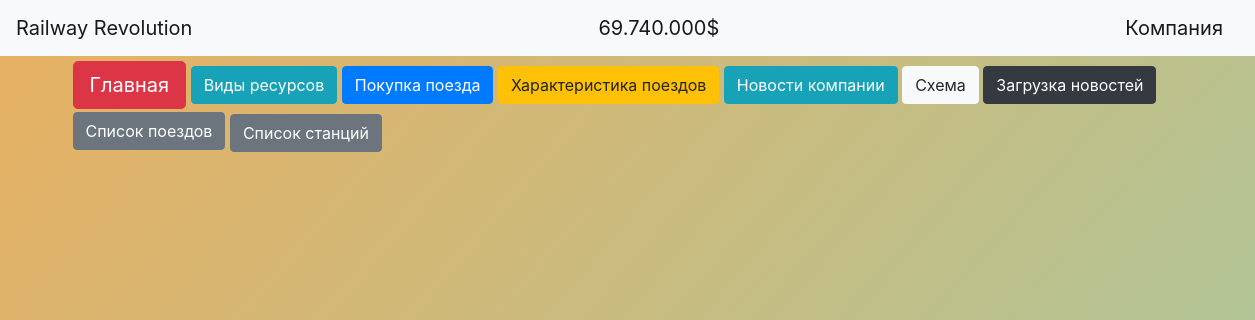
The app's page /list_trains (signed in), older data.
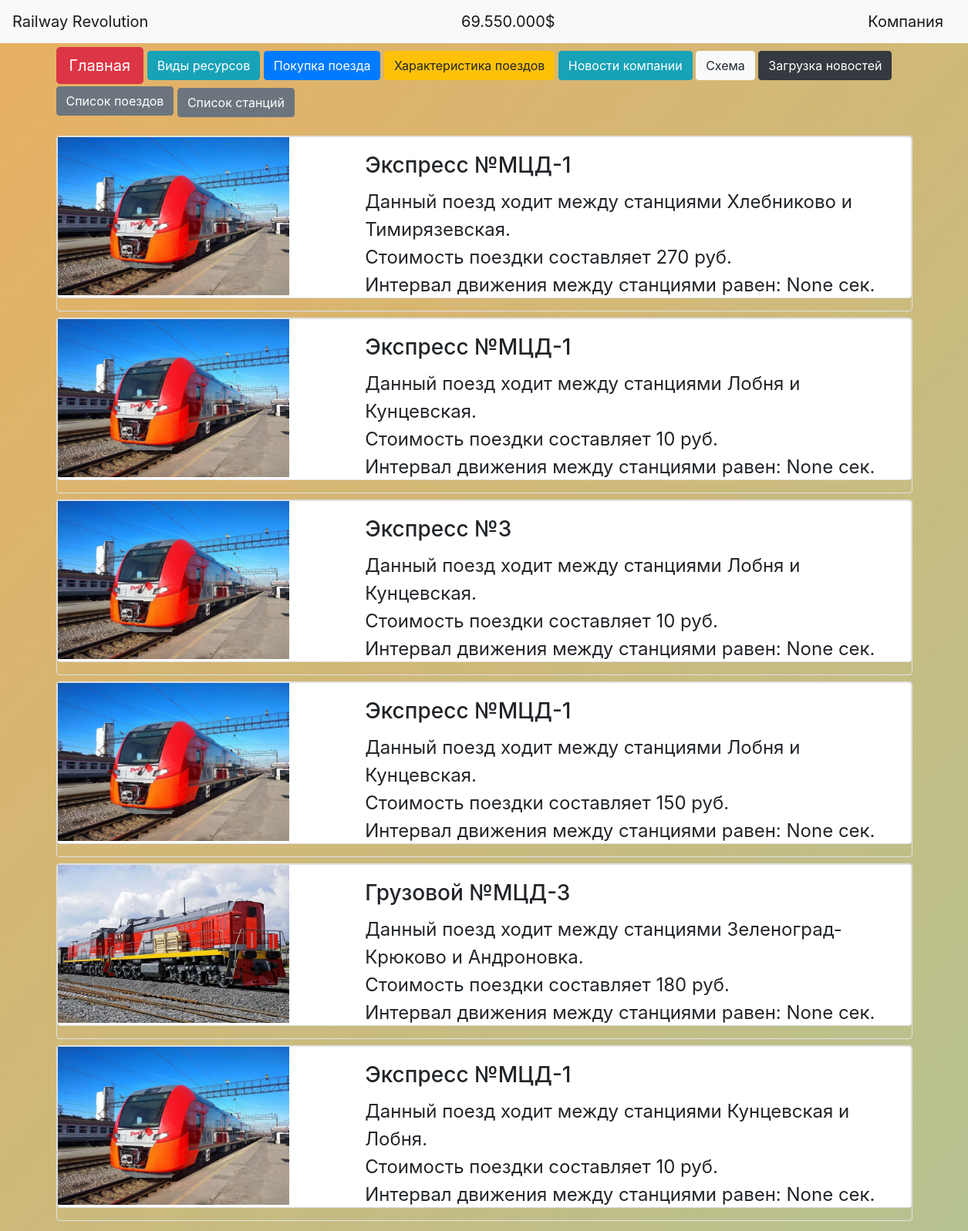
The same page, newer data.
### data/users.py (models this page shows, shortened)
class User(SqlAlchemyBase, UserMixin, SerializerMixin):
    __tablename__ = 'users'
    id = sqlalchemy.Column(sqlalchemy.Integer,
                           primary_key=True, autoincrement=True)
    name = sqlalchemy.Column(sqlalchemy.String, nullable=True)
    about = sqlalchemy.Column(sqlalchemy.String, nullable=True)
    email = sqlalchemy.Column(sqlalchemy.String,
                              index=True, unique=True, nullable=True)
    hashed_password = sqlalchemy.Column(sqlalchemy.String, nullable=True)
    created_date = sqlalchemy.Column(sqlalchemy.DateTime,
                                     default=datetime.datetime.now)
    news = orm.relationship("News", back_populates='user')

### data/trains.py (models this page shows)
class Trains(SqlAlchemyBase, SerializerMixin):
    __tablename__ = 'trains'
    id = sqlalchemy.Column(sqlalchemy.Integer,
                           primary_key=True, autoincrement=True)
    name = sqlalchemy.Column(sqlalchemy.String, nullable=True)
    station1 = sqlalchemy.Column(sqlalchemy.String, nullable=True)
    station2 = sqlalchemy.Column(sqlalchemy.String, nullable=True)
    travel_time = sqlalchemy.Column(sqlalchemy.Integer, nullable=True)
    price = sqlalchemy.Column(sqlalchemy.Integer, nullable=True)
    line_id = sqlalchemy.Column(sqlalchemy.Integer,
                                sqlalchemy.ForeignKey("lines.id"))

### server.py (the view)
@app.route('/list_trains')
def list_trains():
    db_sess = db_session.create_session()
    buying_info = db_sess.query(Trains)
    if current_user.is_authenticated:
        is_authenticated = True
    else:
        is_authenticated = False
    return render_template('list_trains.html', **CONST_PARAMS, buying_info=buying_info,
                           is_authenticated=is_authenticated, title='Список поездов')

### data/db_session.py (called while the page is built)
def create_session() -> Session:
    global __factory
    return __factory()

### server.py (called while the page is built)
@app.route
@login_manager.user_loader
def load_user(user_id):
    db_sess = db_session.create_session()
    return db_sess.query(User).get(user_id)

### templates/list_trains.html (shortened to what this page needs)
{% extends "base.html" %}
{% block content %}
{% if current_user.is_authenticated %}
{% for item in buying_info%}
<div class="col-md6 border rounded" style="margin-top: 8px;">
    <div class="card mb-3" style="width: auto; height: 210px;;">
        <div class="row g-0">
            <div class="col-md-4">
                {% if 'Экспресс' in item.name %}
                <img src="/static/img/lastochka.jpg" style="width: 300px; height: 205px;" class="img-fluid rounded-start"
                     alt="...">
                {% elif 'Пригородный' in item.name %}
                <img src="/static/img/ivolga.jpg" style="width: 300px; height: 205px;" class="img-fluid rounded-start"
                     alt="...">
                {% elif 'Грузовой' in item.name %}
                <img src="/static/img/locomotive.jpg" style="width: 300px; height: 205px;" class="img-fluid rounded-start"
                     alt="...">
                {%endif%}
            </div>
            <div class="col-md-8" style="margin-bottom: 4px;">
                <div class="card-body">
                    <h3 class="card-title">{{item.name}}</h3>
                    <div style="font-size: 24px;" class="card-text">Данный поезд ходит между станциями {{item.station1}} и {{item.station2}}.</div>
                    <div style="margin-top: 0px; font-size: 24px;">Стоимость поездки составляет {{item.price}} руб.</div>
                    <div style="font-size: 24px; margin-bottom: 5px;">Интервал движения между станциями равен: {{item.travel_time}} сек.</div>
                </div>
            </div>
        </div>
    </div>
</div>
{% endfor %}
{% endif %}
{% endblock %}

### templates/base.html (shortened to what this page needs)
<!DOCTYPE html>
<html lang="en">
<head>
    <link rel="stylesheet" href="https://stackpath.bootstrapcdn.com/bootstrap/4.4.1/css/bootstrap.min.css"
>
    <link rel="stylesheet" type="text/css" href="/static/css/style.css"></link>
</head>
<body>
<header>
    <nav class="navbar navbar-light bg-light">
        <a class="navbar-brand" href="/">Railway Revolution</a>
        <a class="navbar-brand"> {{ money }} </a>
        {% if current_user.is_authenticated %}
        <a class="navbar-brand" href="/logout">{{ current_user.name }}</a>
        {% else %}
        <p>
            <a class="btn btn-primary " href="/register">Зарегистрироваться</a>
            <a class="btn btn-success" href="/login">Войти</a>
        </p>
        {% endif %}
    </nav>
</header>
<main role="main" class="container">
    <div id="shapka_div" style="margin-top: 5px;">
        <p>
            <a class="btn btn-danger btn-lg" href="/">Главная</a>
            <a class="btn btn-info" href="/resources">Виды ресурсов</a>
            <a class="btn btn-primary" href="/buying_train">Покупка поезда</a>
            <a class="btn btn-warning" href="/train_info">Характеристика поездов</a>
            <a class="btn btn-info" href="/news">Новости компании</a>
            <a class="btn btn-light" href="/scheme">Схема</a>
            <a class="btn btn-dark" href="/load_news_by_txt">Загрузка новостей</a>
            <a class="btn btn-secondary" href="/list_trains">Список поездов</a>
            <a class="btn btn-secondary" style="margin-top: 5px;" href="/list_stations">Список станций</a>
        </p>
    </div>
    {% block content %}{% endblock %}
</main>
</body>
</html>

### static/css/style.css (style rules this page uses)
#shapka_div { display: flex; justify-content: center; width: 1200px; }
body { background: linear-gradient(311deg, #fdcf83, #53e6ee, #e8b062); background-size: 600% 600%; -webkit-animation: AnimationName 30s ease infinite; -moz-animation: AnimationName 30s ease infinite; -o-animation: AnimationName 30s ease infinite; animation: AnimationName 30s ease infinite; }

Row changes from the older to the newer data that the page shows:
added Trains: name "Экспресс №МЦД-1", station1 "Хлебниково", station2 "Тимирязевская", price "270", travel_time "None"
added Trains: name "Экспресс №МЦД-1", station1 "Лобня", station2 "Кунцевская", price "10", travel_time "None"
added Trains: name "Экспресс №3", station1 "Лобня", station2 "Кунцевская", price "10", travel_time "None"
added Trains: name "Экспресс №МЦД-1", station1 "Лобня", station2 "Кунцевская", price "150", travel_time "None"
added Trains: name "Грузовой №МЦД-3", station1 "Зеленоград-Крюково", station2 "Андроновка", price "180", travel_time "None"
added Trains: name "Экспресс №МЦД-1", station1 "Кунцевская", station2 "Лобня", price "10", travel_time "None"
Text that changed along with them:
{{ money }}: "69.740.000$" → "69.550.000$"
